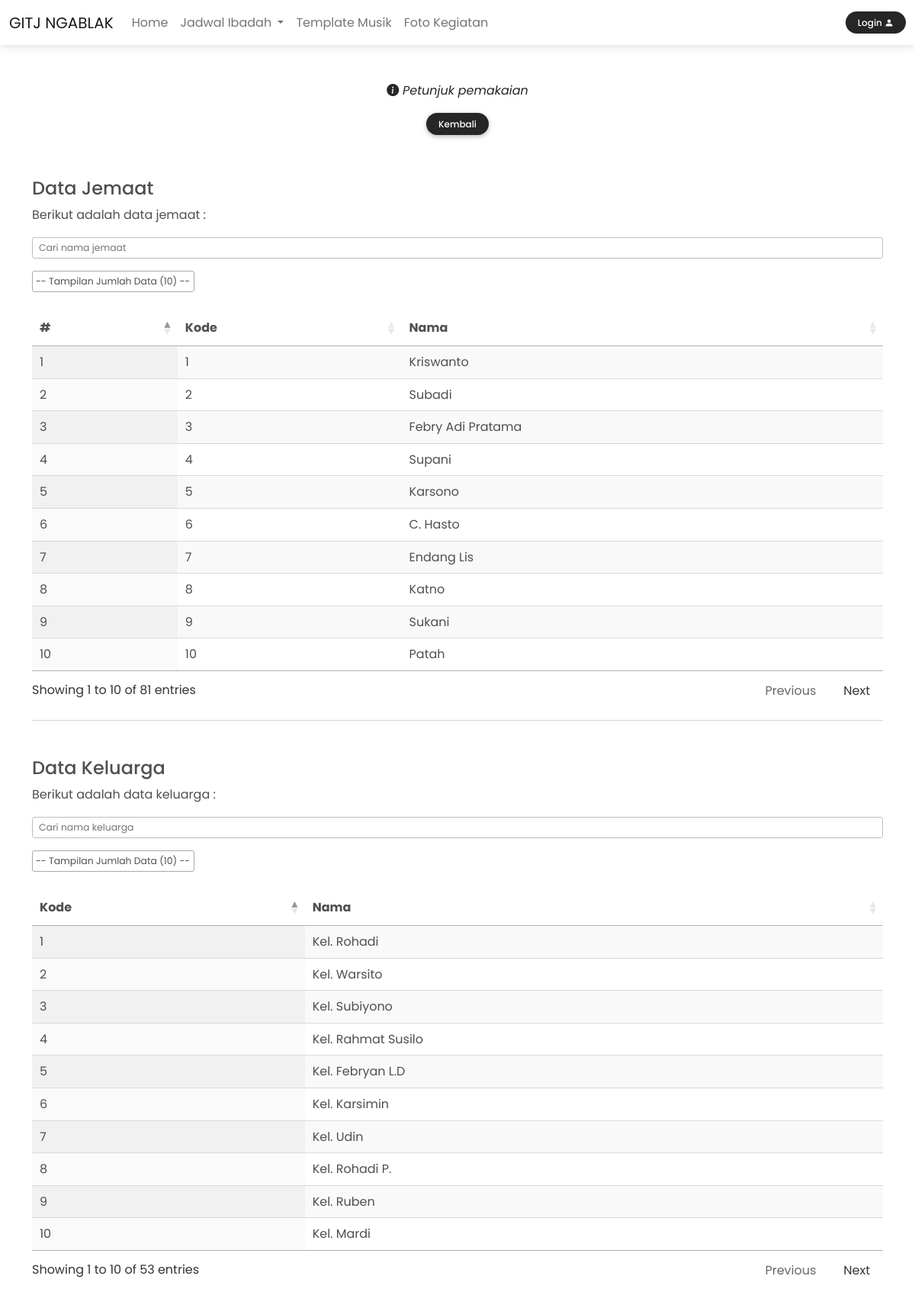
The app's page /penjadwalan/ngm_jmt_kel.php with its own data.
### tables this page shows
CREATE TABLE `ngm_jmt` (
  `id_jmt` int(11) NOT NULL,
  `kd_jmt` varchar(10) NOT NULL,
  `nama_jmt` varchar(40) NOT NULL
);

CREATE TABLE `ngm_kel` (
  `kd_kel` int(11) NOT NULL,
  `nama_kel` varchar(40) NOT NULL
);

### koneksi.php (called while the page is built, shortened)
<?php
$servername = "localhost";
$username = "root";
$password = "";
$db = "gitjngablak";
$conn = mysqli_connect($servername,$username,$password,$db);
function query($query) {
    global $conn;
    $result = mysqli_query($conn, $query);
    $rows = [];
    while($row = mysqli_fetch_assoc($result)) {
        $rows[] = $row;
    }
    return $rows;
}
?>

### penjadwalan/ngm_jmt_kel.php (the view, shortened to what this page needs)
<?php
$jmt = query("SELECT * FROM ngm_jmt");
$kel = query("SELECT * FROM ngm_kel");
?>
<!DOCTYPE html>
<html lang="en">
<head>
    <link href="../assets/datatable/css/jquery.dataTables.min.css" rel="stylesheet">
    <link href="../assets/datatable/css/responsive.dataTables.min.css" rel="stylesheet">
    <link href="css/ngm.css" rel="stylesheet">
    <link href="../assets/css/mdb.min.css" rel="stylesheet">
    <link href="../assets/bootstrap-icons/bootstrap-icons.css" rel="stylesheet">
</head>
<body>
<?php require 'komponen/header.php'; ?>
  <div id="intro" class="p-5 text-center">
    <div class="container">
      <div class="mb-3">
        <p>
            <a
            tabindex="0"
            class="bi bi-info-circle-fill text-dark fst-italic"
            role="button"
            data-mdb-toggle="popover"
            data-mdb-trigger="focus"
            title="Data jemaat & keluarga"
            data-mdb-content="
            Dihalaman ini terdapat dua tabel yaitu tabel yaitu tabel data jemaat & tabel data keluarga yang terdapat dibawah
            tabel data jemaat. Disediakan pencarian di masing-masing tabel untuk mencari dat yang diinginkan."> Petunjuk pemakaian
            </a>
        </p>
      </div>
    </div>
    <a href="ngm_home.php">
      <button class="btn btn-sm btn-dark btn-rounded text-capitalize">Kembali</button>
    </a>
  </div>
  <main class="my-2">
    <div class="container">
      <section class="mb-6">
        <h4 class="">Data Jemaat</h4>
        <p>Berikut adalah data jemaat :</p>
        <input class="form-control form-control-sm mb-3" type="text" id="cari_jmt" placeholder="Cari nama jemaat">
            <table id="jmt" class="display nowrap" style="width:100%">
                <thead>
                    <tr>
                      <th>#</th>
                      <th>Kode</th>
                      <th>Nama</th>
                    </tr>
                </thead>
                <tbody>
                <?php foreach($jmt as $row) : ?>
                    <tr>
                        <td><?= $row['id_jmt']?></td>
                        <td><?= $row['kd_jmt']?></td>
                        <td><?= $row['nama_jmt']?></td>
                    </tr>
                <?php endforeach; ?>
                </tbody>
            </table>
            <hr>
            <h4 class="mt-5">Data Keluarga</h4>
            <p>Berikut adalah data keluarga :</p>
            <input class="form-control form-control-sm mb-3" type="text" id="cari_kel" placeholder="Cari nama keluarga">
            <table id="kel" class="display nowrap" style="width:100%">
                <thead>
                    <tr>
                      <th>Kode</th>
                      <th>Nama</th>
                    </tr>
                </thead>
                <tbody>
                <?php foreach($kel as $row) : ?>
                    <tr>
                        <td><?= $row['kd_kel']?></td>
                        <td><?= $row['nama_kel']?></td>
                    </tr>
                <?php endforeach; ?>
                </tbody>
            </table>
      </section>
    </div>
  </main>
</body>
</html>

### penjadwalan/css/ngm.css (style rules this page uses)
* { font-family: 'Poppins', sans-serif; }
#intro { margin-top: 58px; }

### records on screen
ngm_jmt: id_jmt "1", kd_jmt "1", nama_jmt "Kriswanto"
ngm_jmt: id_jmt "2", kd_jmt "2", nama_jmt "Subadi"
ngm_jmt: id_jmt "3", kd_jmt "3", nama_jmt "Febry Adi Pratama"
ngm_jmt: id_jmt "4", kd_jmt "4", nama_jmt "Supani"
ngm_jmt: id_jmt "5", kd_jmt "5", nama_jmt "Karsono"
ngm_jmt: id_jmt "6", kd_jmt "6", nama_jmt "C. Hasto"
ngm_jmt: id_jmt "7", kd_jmt "7", nama_jmt "Endang Lis"
ngm_jmt: id_jmt "8", kd_jmt "8", nama_jmt "Katno"
ngm_jmt: id_jmt "9", kd_jmt "9", nama_jmt "Sukani"
ngm_jmt: id_jmt "10", kd_jmt "10", nama_jmt "Patah"
ngm_kel: kd_kel "1", nama_kel "Kel. Rohadi"
ngm_kel: kd_kel "2", nama_kel "Kel. Warsito"
ngm_kel: kd_kel "3", nama_kel "Kel. Subiyono"
ngm_kel: kd_kel "4", nama_kel "Kel. Rahmat Susilo"
ngm_kel: kd_kel "5", nama_kel "Kel. Febryan L.D"
ngm_kel: kd_kel "6", nama_kel "Kel. Karsimin"
ngm_kel: kd_kel "7", nama_kel "Kel. Udin"
ngm_kel: kd_kel "8", nama_kel "Kel. Rohadi P."
ngm_kel: kd_kel "9", nama_kel "Kel. Ruben"
ngm_kel: kd_kel "10", nama_kel "Kel. Mardi"
